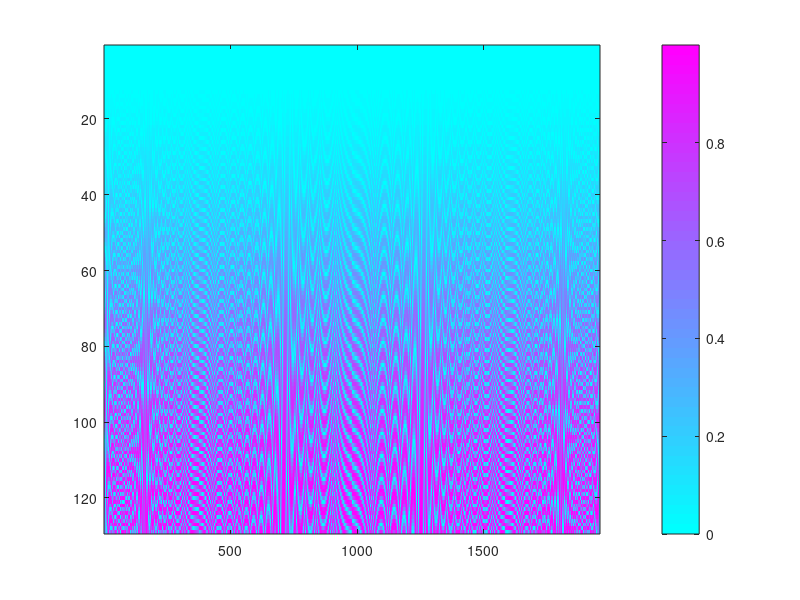

MATLAB code to generate this figure: (Note: this script raises an error after producing the figure.)
% spectrogram.m
%%%%%%%%%%%%%%%%%%%%%%
% signal 
fs=1000;
Ts=1/fs;
N=12000;
t=(0:N-1)*Ts;
x=transpose(sin(2*t.*(t-3).*(t-6).*(t-9).*(t-12)));

% notation
L=256;
M=256;
N0=250;
n0=1+floor((N-L)/(L-N0));
s=L-N0;
l=transpose(1:L);
k=transpose(1:M/2+1);
m=1:M;
j=1:n0;

% window
w=hann(L);

% sampling and locarization
Y=zeros(L,n0);
Y(l,j)=w(l,1).*x(s.*(j-1)+l);

% sqrt(M) times Fourier matrix
omega=exp(2*pi*i/M);
F=zeros(M);
F(l,m)=power(omega,-(l-1).*(m-1));

% discrete short-time Fourier transform
Z=F*Y;

% spectrogram
X=zeros(M/2+1,n0);
X(k,j)=abs(Y(k,j));

% plotting
imagesc(X);
colorbar;
colormap(cool(50))
title('Spectrogram of x[n]=x(n/fs)','x(t) = sin(2t(t-3)(t-6)(t-9)(t-12))')
xlabel('n = 0,1,2..., N-1')
xticks([0 1958/2 1958])
xticklabels({'0','6000','12000'})
ylabel('k = 0, 1, ..., M/2+1')
yticks([1 129/2 129])
yticklabels({'500','250','0'})
